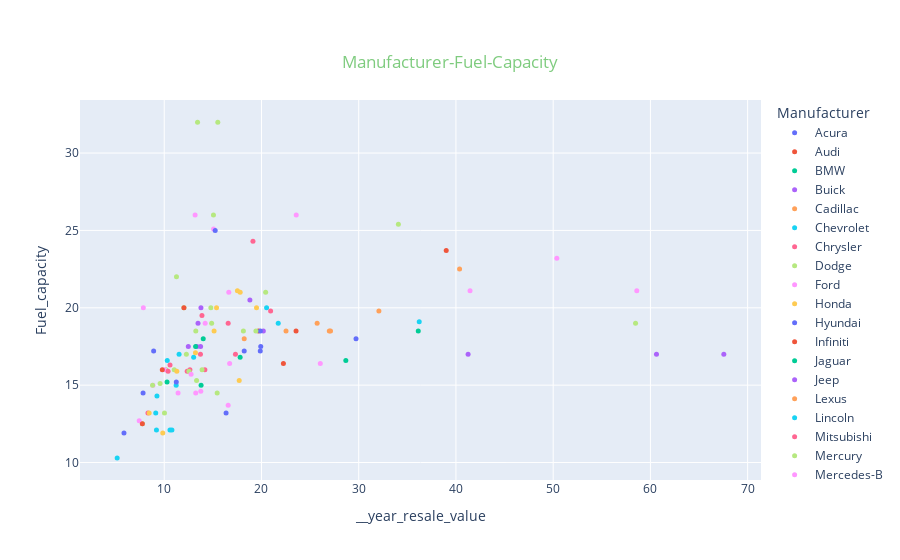

Notebook cell for this chart:
### Code cell
fig = px.scatter(df,
                 x='__year_resale_value',
                 y='Fuel_capacity',
                 color='Manufacturer',
                
                 hover_data=['Fuel_capacity'],
                 title='Manufacturer-Fuel-Capacity')
fig.update_traces(marker_size=5)
fig.update_layout(
    title={
        'y':0.9,
        'x':0.5,
        'xanchor': 'center',
        'yanchor': 'top',
        'font_color':'rgba(0, 153, 0,0.5)'})
fig.show()

### Figure 1 — Plotly figure (JSON) as saved in the notebook; plotly's stock layout.template omitted (floating-point values rounded to 4 significant figures)
{"data": [{"hovertemplate": "Manufacturer=Acura<br>__year_resale_value=%{x}<br>Fuel_capacity=%{y}<extra></extra>", "legendgroup": "Acura", "marker": {"color": "#636efa", "size": 5, "symbol": "circle"}, "mode": "markers", "name": "Acura", "orientation": "v", "showlegend": true, "type": "scatter", "x": [16.36, 19.88, 18.23, 29.73], "xaxis": "x", "y": [13.2, 17.2, 17.2, 18], "yaxis": "y"}, {"hovertemplate": "Manufacturer=Audi<br>__year_resale_value=%{x}<br>Fuel_capacity=%{y}<extra></extra>", "legendgroup": "Audi", "marker": {"color": "#EF553B", "size": 5, "symbol": "circle"}, "mode": "markers", "name": "Audi", "orientation": "v", "showlegend": true, "type": "scatter", "x": [22.25, 23.55, 39], "xaxis": "x", "y": [16.4, 18.5, 23.7], "yaxis": "y"}, {"hovertemplate": "Manufacturer=BMW<br>__year_resale_value=%{x}<br>Fuel_capacity=%{y}<extra></extra>", "legendgroup": "BMW", "marker": {"color": "#00cc96", "size": 5, "symbol": "circle"}, "mode": "markers", "name": "BMW", "orientation": "v", "showlegend": true, "type": "scatter", "x": [null, 28.68, 36.12], "xaxis": "x", "y": [16.6, 16.6, 18.5], "yaxis": "y"}, {"hovertemplate": "Manufacturer=Buick<br>__year_resale_value=%{x}<br>Fuel_capacity=%{y}<extra></extra>", "legendgroup": "Buick", "marker": {"color": "#ab63fa", "size": 5, "symbol": "circle"}, "mode": "markers", "name": "Buick", "orientation": "v", "showlegend": true, "type": "scatter", "x": [12.47, 13.74, 20.19, 13.36], "xaxis": "x", "y": [17.5, 17.5, 18.5, 17.5], "yaxis": "y"}, {"hovertemplate": "Manufacturer=Cadillac<br>__year_resale_value=%{x}<br>Fuel_capacity=%{y}<extra></extra>", "legendgroup": "Cadillac", "marker": {"color": "#FFA15A", "size": 5, "symbol": "circle"}, "mode": "markers", "name": "Cadillac", "orientation": "v", "showlegend": true, "type": "scatter", "x": [22.52, 27.1, 25.73, 18.23, null], "xaxis": "x", "y": [18.5, 18.5, 19, 18, 30], "yaxis": "y"}, {"hovertemplate": "Manufacturer=Chevrolet<br>__year_resale_value=%{x}<br>Fuel_capacity=%{y}<extra></extra>", "legendgroup": "Chevrolet", "marker": {"color": "#19d3f3", "size": 5, "symbol": "circle"}, "mode": "markers", "name": "Chevrolet", "orientation": "v", "showlegend": true, "type": "scatter", "x": [9.25, 11.22, 10.31, 11.53, 13.03, 36.23, 9.125, 5.16, null], "xaxis": "x", "y": [14.3, 15, 16.6, 17, 16.8, 19.1, 13.2, 10.3, 17], "yaxis": "y"}, {"hovertemplate": "Manufacturer=Chrysler<br>__year_resale_value=%{x}<br>Fuel_capacity=%{y}<extra></extra>", "legendgroup": "Chrysler", "marker": {"color": "#FF6692", "size": 5, "symbol": "circle"}, "mode": "markers", "name": "Chrysler", "orientation": "v", "showlegend": true, "type": "scatter", "x": [12.36, 14.18, 13.72, 12.64, 17.32, 19.54, null], "xaxis": "x", "y": [15.9, 16, 17, 16, 17, null, 17], "yaxis": "y"}, {"hovertemplate": "Manufacturer=Dodge<br>__year_resale_value=%{x}<br>Fuel_capacity=%{y}<extra></extra>", "legendgroup": "Dodge", "marker": {"color": "#B6E880", "size": 5, "symbol": "circle"}, "mode": "markers", "name": "Dodge", "orientation": "v", "showlegend": true, "type": "scatter", "x": [7.75, 12.54, 10.19, 12.28, 58.47, 15.06, 15.51, 13.43, 11.26, null, 12.03], "xaxis": "x", "y": [12.5, 15.9, 16, 17, 19, 26, 32, 32, 22, 25, 20], "yaxis": "y"}, {"hovertemplate": "Manufacturer=Ford<br>__year_resale_value=%{x}<br>Fuel_capacity=%{y}<extra></extra>", "legendgroup": "Ford", "marker": {"color": "#FF97FF", "size": 5, "symbol": "circle"}, "mode": "markers", "name": "Ford", "orientation": "v", "showlegend": true, "type": "scatter", "x": [7.425, 12.76, 8.835, 10.05, null, 14.21, 16.64, 13.18, 23.57, 7.85, 15.07], "xaxis": "x", "y": [12.7, 15.7, 15, 16, 13.2, 19, 21, 26, 26, 20, 25.1], "yaxis": "y"}, {"hovertemplate": "Manufacturer=Honda<br>__year_resale_value=%{x}<br>Fuel_capacity=%{y}<extra></extra>", "legendgroup": "Honda", "marker": {"color": "#FECB52", "size": 5, "symbol": "circle"}, "mode": "markers", "name": "Honda", "orientation": "v", "showlegend": true, "type": "scatter", "x": [9.85, 13.21, 17.71, 17.52, 19.49], "xaxis": "x", "y": [11.9, 17.1, 15.3, 21.1, 20], "yaxis": "y"}, {"hovertemplate": "Manufacturer=Hyundai<br>__year_resale_value=%{x}<br>Fuel_capacity=%{y}<extra></extra>", "legendgroup": "Hyundai", "marker": {"color": "#636efa", "size": 5, "symbol": "circle"}, "mode": "markers", "name": "Hyundai", "orientation": "v", "showlegend": true, "type": "scatter", "x": [5.86, 7.825, 8.91], "xaxis": "x", "y": [11.9, 14.5, 17.2], "yaxis": "y"}, {"hovertemplate": "Manufacturer=Infiniti<br>__year_resale_value=%{x}<br>Fuel_capacity=%{y}<extra></extra>", "legendgroup": "Infiniti", "marker": {"color": "#EF553B", "size": 5, "symbol": "circle"}, "mode": "markers", "name": "Infiniti", "orientation": "v", "showlegend": true, "type": "scatter", "x": [19.69], "xaxis": "x", "y": [18.5], "yaxis": "y"}, {"hovertemplate": "Manufacturer=Jaguar<br>__year_resale_value=%{x}<br>Fuel_capacity=%{y}<extra></extra>", "legendgroup": "Jaguar", "marker": {"color": "#00cc96", "size": 5, "symbol": "circle"}, "mode": "markers", "name": "Jaguar", "orientation": "v", "showlegend": true, "type": "scatter", "x": [null], "xaxis": "x", "y": [18.4], "yaxis": "y"}, {"hovertemplate": "Manufacturer=Jeep<br>__year_resale_value=%{x}<br>Fuel_capacity=%{y}<extra></extra>", "legendgroup": "Jeep", "marker": {"color": "#ab63fa", "size": 5, "symbol": "circle"}, "mode": "markers", "name": "Jeep", "orientation": "v", "showlegend": true, "type": "scatter", "x": [13.47, 13.78, 18.81], "xaxis": "x", "y": [19, 20, 20.5], "yaxis": "y"}, {"hovertemplate": "Manufacturer=Lexus<br>__year_resale_value=%{x}<br>Fuel_capacity=%{y}<extra></extra>", "legendgroup": "Lexus", "marker": {"color": "#FFA15A", "size": 5, "symbol": "circle"}, "mode": "markers", "name": "Lexus", "orientation": "v", "showlegend": true, "type": "scatter", "x": [26.98, 32.08, null, 40.38, null, null], "xaxis": "x", "y": [18.5, 19.8, 19.8, 22.5, 25.4, 17.2], "yaxis": "y"}, {"hovertemplate": "Manufacturer=Lincoln<br>__year_resale_value=%{x}<br>Fuel_capacity=%{y}<extra></extra>", "legendgroup": "Lincoln", "marker": {"color": "#19d3f3", "size": 5, "symbol": "circle"}, "mode": "markers", "name": "Lincoln", "orientation": "v", "showlegend": true, "type": "scatter", "x": [20.52, 21.73, null], "xaxis": "x", "y": [20, 19, 30], "yaxis": "y"}, {"hovertemplate": "Manufacturer=Mitsubishi<br>__year_resale_value=%{x}<br>Fuel_capacity=%{y}<extra></extra>", "legendgroup": "Mitsubishi", "marker": {"color": "#FF6692", "size": 5, "symbol": "circle"}, "mode": "markers", "name": "Mitsubishi", "orientation": "v", "showlegend": true, "type": "scatter", "x": [8.325, 10.39, 10.6, 16.57, 20.94, 19.12, 13.88], "xaxis": "x", "y": [13.2, 15.9, 16.3, 19, 19.8, 24.3, 19.5], "yaxis": "y"}, {"hovertemplate": "Manufacturer=Mercury<br>__year_resale_value=%{x}<br>Fuel_capacity=%{y}<extra></extra>", "legendgroup": "Mercury", "marker": {"color": "#B6E880", "size": 5, "symbol": "circle"}, "mode": "markers", "name": "Mercury", "orientation": "v", "showlegend": true, "type": "scatter", "x": [8.8, 13.89, 11.03, 14.88, 20.43, 14.79], "xaxis": "x", "y": [15, 16, 16, 19, 21, 20], "yaxis": "y"}, {"hovertemplate": "Manufacturer=Mercedes-B<br>__year_resale_value=%{x}<br>Fuel_capacity=%{y}<extra></extra>", "legendgroup": "Mercedes-B", "marker": {"color": "#FF97FF", "size": 5, "symbol": "circle"}, "mode": "markers", "name": "Mercedes-B", "orientation": "v", "showlegend": true, "type": "scatter", "x": [26.05, 41.45, 50.38, 58.6, null, null, null, null, null], "xaxis": "x", "y": [16.4, 21.1, 23.2, 21.1, 15.9, 14, 16.4, 23.2, 19], "yaxis": "y"}, {"hovertemplate": "Manufacturer=Nissan<br>__year_resale_value=%{x}<br>Fuel_capacity=%{y}<extra></extra>", "legendgroup": "Nissan", "marker": {"color": "#FECB52", "size": 5, "symbol": "circle"}, "mode": "markers", "name": "Nissan", "orientation": "v", "showlegend": true, "type": "scatter", "x": [8.45, 11.29, 15.12, 15.38, 17.81, null, null], "xaxis": "x", "y": [13.2, 15.9, 18.5, 20, 21, 19.4, 19.4], "yaxis": "y"}, {"hovertemplate": "Manufacturer=Oldsmobile<br>__year_resale_value=%{x}<br>Fuel_capacity=%{y}<extra></extra>", "legendgroup": "Oldsmobile", "marker": {"color": "#636efa", "size": 5, "symbol": "circle"}, "mode": "markers", "name": "Oldsmobile", "orientation": "v", "showlegend": true, "type": "scatter", "x": [11.24, null, null, 19.89, 19.93, 15.24], "xaxis": "x", "y": [15.2, 18, 15, 18.5, 17.5, 25], "yaxis": "y"}, {"hovertemplate": "Manufacturer=Plymouth<br>__year_resale_value=%{x}<br>Fuel_capacity=%{y}<extra></extra>", "legendgroup": "Plymouth", "marker": {"color": "#EF553B", "size": 5, "symbol": "circle"}, "mode": "markers", "name": "Plymouth", "orientation": "v", "showlegend": true, "type": "scatter", "x": [7.75, 9.8, 12.03, null], "xaxis": "x", "y": [12.5, 16, 20, 12], "yaxis": "y"}, {"hovertemplate": "Manufacturer=Pontiac<br>__year_resale_value=%{x}<br>Fuel_capacity=%{y}<extra></extra>", "legendgroup": "Pontiac", "marker": {"color": "#00cc96", "size": 5, "symbol": "circle"}, "mode": "markers", "name": "Pontiac", "orientation": "v", "showlegend": true, "type": "scatter", "x": [13.79, 10.29, 17.8, 14.01, 13.22, null], "xaxis": "x", "y": [15, 15.2, 16.8, 18, 17.5, 25], "yaxis": "y"}, {"hovertemplate": "Manufacturer=Porsche<br>__year_resale_value=%{x}<br>Fuel_capacity=%{y}<extra></extra>", "legendgroup": "Porsche", "marker": {"color": "#ab63fa", "size": 5, "symbol": "circle"}, "mode": "markers", "name": "Porsche", "orientation": "v", "showlegend": true, "type": "scatter", "x": [41.25, 60.62, 67.55], "xaxis": "x", "y": [17, 17, 17], "yaxis": "y"}, {"hovertemplate": "Manufacturer=Saab<br>__year_resale_value=%{x}<br>Fuel_capacity=%{y}<extra></extra>", "legendgroup": "Saab", "marker": {"color": "#FFA15A", "size": 5, "symbol": "circle"}, "mode": "markers", "name": "Saab", "orientation": "v", "showlegend": true, "type": "scatter", "x": [null, null], "xaxis": "x", "y": [18.5, 16.9], "yaxis": "y"}, {"hovertemplate": "Manufacturer=Saturn<br>__year_resale_value=%{x}<br>Fuel_capacity=%{y}<extra></extra>", "legendgroup": "Saturn", "marker": {"color": "#19d3f3", "size": 5, "symbol": "circle"}, "mode": "markers", "name": "Saturn", "orientation": "v", "showlegend": true, "type": "scatter", "x": [9.2, 10.59, 10.79, null, null], "xaxis": "x", "y": [12.1, 12.1, 12.1, 13.1, 13.1], "yaxis": "y"}, {"hovertemplate": "Manufacturer=Subaru<br>__year_resale_value=%{x}<br>Fuel_capacity=%{y}<extra></extra>", "legendgroup": "Subaru", "marker": {"color": "#FF6692", "size": 5, "symbol": "circle"}, "mode": "markers", "name": "Subaru", "orientation": "v", "showlegend": true, "type": "scatter", "x": [null, null], "xaxis": "x", "y": [16.9, 15.9], "yaxis": "y"}, {"hovertemplate": "Manufacturer=Toyota<br>__year_resale_value=%{x}<br>Fuel_capacity=%{y}<extra></extra>", "legendgroup": "Toyota", "marker": {"color": "#B6E880", "size": 5, "symbol": "circle"}, "mode": "markers", "name": "Toyota", "orientation": "v", "showlegend": true, "type": "scatter", "x": [10.03, 13.24, 18.14, 15.45, 9.575, null, 13.32, 19.43, 34.08], "xaxis": "x", "y": [13.2, 18.5, 18.5, 14.5, 15.1, 20.9, 15.3, 18.5, 25.4], "yaxis": "y"}, {"hovertemplate": "Manufacturer=Volkswagen<br>__year_resale_value=%{x}<br>Fuel_capacity=%{y}<extra></extra>", "legendgroup": "Volkswagen", "marker": {"color": "#FF97FF", "size": 5, "symbol": "circle"}, "mode": "markers", "name": "Volkswagen", "orientation": "v", "showlegend": true, "type": "scatter", "x": [11.43, 13.24, 16.73, 16.57, 13.76, null], "xaxis": "x", "y": [14.5, 14.5, 16.4, 13.7, 14.6, 14.5], "yaxis": "y"}, {"hovertemplate": "Manufacturer=Volvo<br>__year_resale_value=%{x}<br>Fuel_capacity=%{y}<extra></extra>", "legendgroup": "Volvo", "marker": {"color": "#FECB52", "size": 5, "symbol": "circle"}, "mode": "markers", "name": "Volvo", "orientation": "v", "showlegend": true, "type": "scatter", "x": [null, null, null, null, null, null], "xaxis": "x", "y": [15.8, 15.8, 17.9, 17.9, 18.5, 21.1], "yaxis": "y"}], "layout": {"legend": {"title": {"text": "Manufacturer"}, "tracegroupgap": 0}, "title": {"font": {"color": "rgba(0, 153, 0,0.5)"}, "text": "Manufacturer-Fuel-Capacity", "x": 0.5, "xanchor": "center", "y": 0.9, "yanchor": "top"}, "xaxis": {"anchor": "y", "domain": [0, 1], "title": {"text": "__year_resale_value"}}, "yaxis": {"anchor": "x", "domain": [0, 1], "title": {"text": "Fuel_capacity"}}}}
